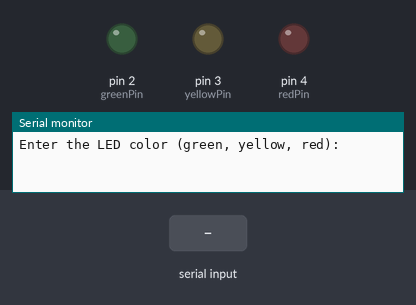
The sketch below on a simulated Arduino Uno, built with avr-gcc and run on an emulated ATmega328P. Shown: output pins drawn as LEDs (lit = HIGH), the last lines printed to the serial monitor. Dashed ring = blinking. The inputs (shaded band) are chosen by the test bench.

Above: at 1.2 s.
1.3 s: "green" received over Serial
3.8 s: "90,45\n" received over Serial
At 4.2 s:
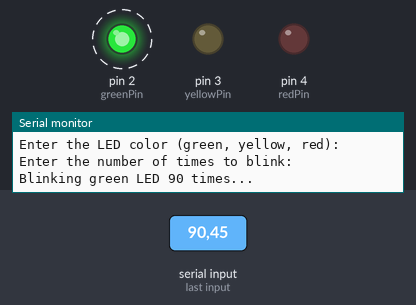
Timing chart, 0 to 12.8 s (numbered marks = the images above; inputs shaded):
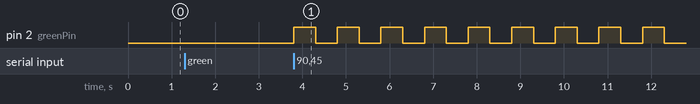

The sketch:

sketch_feb18a.ino
```cpp
int greenPin = 2;
int yellowPin = 3;
int redPin = 4;
int myDelay = 500;

void setup() {
  Serial.begin(9600);
  pinMode(greenPin, OUTPUT);
  pinMode(yellowPin, OUTPUT);
  pinMode(redPin, OUTPUT);
}

void loop() {
  Serial.println("Enter the LED color (green, yellow, red): ");
  while (Serial.available() == 0) {

  }

  String LED = Serial.readString();
  LED.trim();
  LED.toLowerCase();

  Serial.println("Enter the number of times to blink: ");

  while (Serial.available() == 0) {

  }

  int blinkCount = Serial.parseInt();

  if (blinkCount <= 0) {
    Serial.println("Invalid blink count! Please enter a positive number.");
    return;
  }

  int pin = -1;

  if (LED == "green") {
    pin = greenPin;
  } else if (LED == "yellow") {
    pin = yellowPin;
  } else if (LED == "red") {
    pin = redPin;
  } else {
    Serial.println("Invalid color! Choose between green, yellow, or red.");
    return;
  }

  Serial.print("Blinking ");
  Serial.print(LED);
  Serial.print(" LED ");
  Serial.print(blinkCount);
  Serial.println(" times...");

  for (int i = 0; i < blinkCount; i++) {
    digitalWrite(pin, HIGH);
    delay(myDelay);
    digitalWrite(pin, LOW);
    delay(myDelay);
  }
  Serial.println("Blinking complete!");
}
```

Measured:
- after the input at 3.8 s, pin 2 (greenPin): alternates HIGH for 0.50 s and LOW for 0.50 s, starting at once
